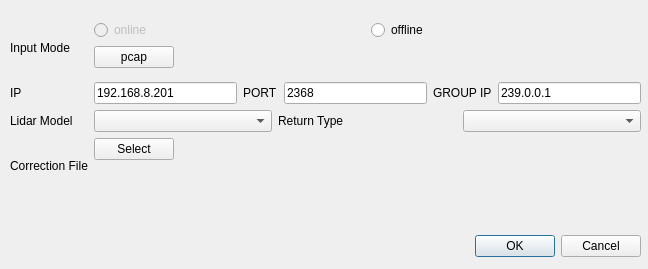
<?xml version="1.0" encoding="UTF-8"?>
<ui version="4.0">
 <class>Add</class>
 <widget class="QDialog" name="Add">
  <property name="geometry">
   <rect>
    <x>0</x>
    <y>0</y>
    <width>648</width>
    <height>269</height>
   </rect>
  </property>
  <property name="windowTitle">
   <string>Add</string>
  </property>
  <widget class="QDialogButtonBox" name="buttonBox">
   <property name="geometry">
    <rect>
     <x>170</x>
     <y>230</y>
     <width>471</width>
     <height>32</height>
    </rect>
   </property>
   <property name="orientation">
    <enum>Qt::Horizontal</enum>
   </property>
   <property name="standardButtons">
    <set>QDialogButtonBox::Cancel|QDialogButtonBox::Ok</set>
   </property>
  </widget>
  <widget class="QWidget" name="gridLayoutWidget">
   <property name="geometry">
    <rect>
     <x>10</x>
     <y>20</y>
     <width>631</width>
     <height>174</height>
    </rect>
   </property>
   <layout class="QGridLayout" name="gridLayout">
    <item row="2" column="2">
     <layout class="QGridLayout" name="gridLayout_2">
      <item row="0" column="2">
       <widget class="QComboBox" name="lidarModelBox"/>
      </item>
      <item row="0" column="3">
       <widget class="QLabel" name="returnTypeLabel">
        <property name="text">
         <string>Return Type</string>
        </property>
       </widget>
      </item>
      <item row="0" column="4">
       <widget class="QComboBox" name="returnTypeBox">
        <property name="currentText" stdset="0">
         <string/>
        </property>
       </widget>
      </item>
     </layout>
    </item>
    <item row="0" column="0">
     <widget class="QLabel" name="correctionFileLabel_2">
      <property name="text">
       <string>Input Mode</string>
      </property>
     </widget>
    </item>
    <item row="3" column="0">
     <widget class="QLabel" name="correctionFileLabel">
      <property name="text">
       <string>Correction File</string>
      </property>
     </widget>
    </item>
    <item row="2" column="0">
     <widget class="QLabel" name="lidarModelLabel">
      <property name="text">
       <string>Lidar Model</string>
      </property>
     </widget>
    </item>
    <item row="0" column="2">
     <layout class="QGridLayout" name="gridLayout_4">
      <item row="0" column="0">
       <layout class="QHBoxLayout" name="horizontalLayout">
        <item>
         <widget class="QRadioButton" name="onlineRadBtn">
          <property name="enabled">
           <bool>false</bool>
          </property>
          <property name="text">
           <string>online</string>
          </property>
         </widget>
        </item>
        <item>
         <widget class="QRadioButton" name="offlineRadBtn">
          <property name="text">
           <string>offline</string>
          </property>
         </widget>
        </item>
       </layout>
      </item>
      <item row="1" column="0">
       <layout class="QFormLayout" name="formLayout">
        <item row="1" column="0">
         <widget class="QPushButton" name="pcapFileInputBtn">
          <property name="text">
           <string>pcap</string>
          </property>
         </widget>
        </item>
        <item row="1" column="1">
         <widget class="QLabel" name="filePath">
          <property name="text">
           <string/>
          </property>
         </widget>
        </item>
       </layout>
      </item>
     </layout>
    </item>
    <item row="1" column="2">
     <layout class="QGridLayout" name="gridLayout_3">
      <item row="0" column="2">
       <widget class="QLabel" name="portLabel">
        <property name="text">
         <string>PORT</string>
        </property>
       </widget>
      </item>
      <item row="0" column="3">
       <widget class="QLineEdit" name="portInput">
        <property name="text">
         <string>2368</string>
        </property>
       </widget>
      </item>
      <item row="0" column="4">
       <widget class="QLabel" name="gourpIplabel">
        <property name="text">
         <string>GROUP IP</string>
        </property>
       </widget>
      </item>
      <item row="0" column="1">
       <widget class="QLineEdit" name="ipInput">
        <property name="text">
         <string>192.168.8.201</string>
        </property>
       </widget>
      </item>
      <item row="0" column="5">
       <widget class="QLineEdit" name="groupIpInput">
        <property name="text">
         <string>239.0.0.1</string>
        </property>
       </widget>
      </item>
     </layout>
    </item>
    <item row="3" column="2">
     <layout class="QFormLayout" name="formLayout_2">
      <item row="0" column="0">
       <widget class="QPushButton" name="selectFileButton">
        <property name="text">
         <string>Select</string>
        </property>
       </widget>
      </item>
      <item row="0" column="1">
       <widget class="QLabel" name="correctionFileInput">
        <property name="text">
         <string/>
        </property>
       </widget>
      </item>
     </layout>
    </item>
    <item row="1" column="0">
     <widget class="QLabel" name="ipLabel">
      <property name="text">
       <string>IP</string>
      </property>
     </widget>
    </item>
   </layout>
  </widget>
 </widget>
 <resources/>
 <connections>
  <connection>
   <sender>buttonBox</sender>
   <signal>accepted()</signal>
   <receiver>Add</receiver>
   <slot>accept()</slot>
   <hints>
    <hint type="sourcelabel">
     <x>248</x>
     <y>254</y>
    </hint>
    <hint type="destinationlabel">
     <x>157</x>
     <y>274</y>
    </hint>
   </hints>
  </connection>
  <connection>
   <sender>buttonBox</sender>
   <signal>rejected()</signal>
   <receiver>Add</receiver>
   <slot>reject()</slot>
   <hints>
    <hint type="sourcelabel">
     <x>316</x>
     <y>260</y>
    </hint>
    <hint type="destinationlabel">
     <x>286</x>
     <y>274</y>
    </hint>
   </hints>
  </connection>
 </connections>
</ui>
